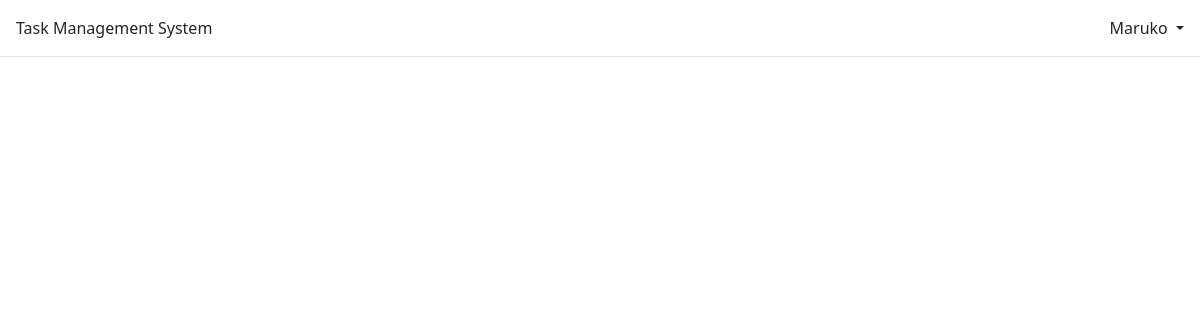
Before: /assigned_tasks/ (signed in) with the older database file.
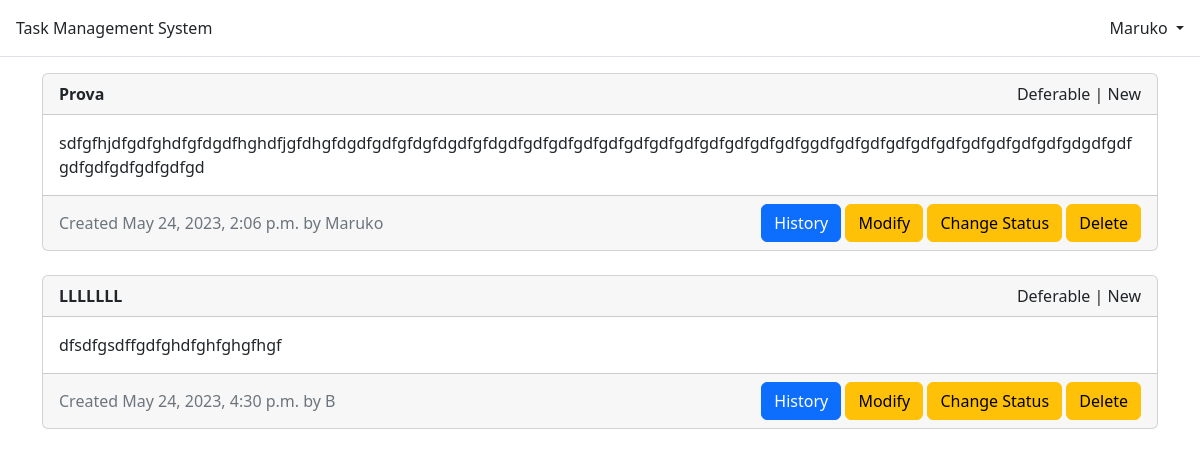
After: the same page with the newer database file.
### task/models.py (models this page shows)
class Task_assignament(models.Model):
    task_id = models.ForeignKey("Task",on_delete=models.CASCADE)
    username = models.ForeignKey(settings.AUTH_USER_MODEL,on_delete=models.CASCADE)
    class Meta:
        db_table = 'tms_task_assignament'

class Task(models.Model):
    class Task_status(models.TextChoices):
        NEW = "N", _("New")
        ONGOING = "O", _("Ongoing")
        WAITING = "W", _("Waiting")
        FINISHED = "F", _("Finished")
        REMOVED = "R", _("Removed")
    class Task_priority(models.TextChoices):
        DEFERABLE = "D", _("Deferable")
        MODERATE = "M", _("Moderate")
        URGENT = "U", _("Urgent")
    task_id = models.AutoField(primary_key=True)
    title = models.CharField(max_length=80)
    description = models.CharField(max_length=500)
    created = models.DateTimeField(auto_now_add=True)
    last_modified = models.DateTimeField(auto_now=True)
    status = models.CharField(max_length=1,choices=Task_status.choices,default=Task_status.NEW)
    priority = models.CharField(max_length=1,choices=Task_priority.choices,default=Task_priority.DEFERABLE)
    created_by = models.ForeignKey(settings.AUTH_USER_MODEL,on_delete=models.CASCADE)
    repo_id = models.ForeignKey("repository.Repository",on_delete=models.CASCADE)
    class Meta:
        db_table = 'tms_task'

### task/views.py (the view)
# urls.py: path("assigned_tasks/", views.AssignedTasksListView.as_view(), name="list_assigned_tasks"), #new
class AssignedTasksListView(ListView):
    model = Task_assignament
    template_name = "list_assigned_tasks.html"
    context_object_name = "task_list"
    def get_queryset(self):
        return Task_assignament.objects.all().filter(username__exact=self.request.user)
    def get(self, request: HttpRequest, *args: any, **kwargs: any) -> HttpResponse:
        if not request.user.is_authenticated:
            return redirect("home")
        return super().get(request, *args, **kwargs)

### templates/list_assigned_tasks.html (shortened to what this page needs)
{% extends "base.html" %}
{% block content %}
{% if user.is_authenticated %}
{% for task in task_list %}
<div class="card">
  <div class="d-inline-flex card-header align-items-center justify-content-between">
    <div class="text-start">
      <span class="fw-bold"> {{ task.task_id.title }} </span>
    </div>
    <div class="text-end">
      <span>{{ task.task_id.get_priority_display }} | {{ task.task_id.get_status_display }}</span>
    </div>
  </div>
  <div class="card-body">
    {{ task.task_id.description }}
  </div>
  <div class="d-inline-flex card-footer text-center text-muted align-items-center justify-content-between">
    <div class="text-start">
      <span>Created {{ task.task_id.created }} by {{ task.task_id.created_by }}</span>
    </div>
    <div class="text-end">
      <a class="btn btn-primary" href="" role="button">History</a>
      <a class="btn btn-warning" href="{% url 'task_edit' task.task_id.repo_id.repo_id task.task_id.repo_id.name task.task_id.task_id %}" role="button">Modify</a>
      <a class="btn btn-warning" href="{% url 'task_status' task.task_id.repo_id.repo_id task.task_id.repo_id.name task.task_id.task_id %}" role="button">Change Status</a>
      <a class="btn btn-warning" href="{% url 'task_delete' task.task_id.repo_id.repo_id task.task_id.repo_id.name task.task_id.task_id %}" role="button">Delete</a>
    </div>
  </div>
</div>
<br />
{% endfor %}
{% endif %}
{% endblock content %}

### templates/base.html (shortened to what this page needs)
<!DOCTYPE html>
<html>
<head>
  <link href="https://cdn.jsdelivr.net/npm/bootstrap@5.2.3/dist/css/bootstrap.min.css" rel="stylesheet"
>
</head>
<body>
  <header class="p-3 mb-3 border-bottom">
    <div class="d-flex flex-wrap align-items-center justify-content-between">
      <a class="navbar-brand" href="{% url 'home' %}">Task Management System</a>
      {% if user.is_authenticated %}
      <div class="dropdown justify-content-end">
        <a href="#" class="d-block link-dark text-decoration-none dropdown-toggle" id="dropdownUser1"
          data-bs-toggle="dropdown" aria-expanded="false">
          {{ user.username }}
        </a>
      </div>
      {% else %}
      <div class="justify-content-end">
        <a href="{% url 'login' %}" class="btn btn-outline-primary me-2">
          Log In</a>
        <a href="{% url 'signup' %}" class="btn btn-primary">Sign Up</a>
      </div>
      {% endif %}
    </div>
  </header>
  <main>
    <div class="container">
      {% block content %}
      {% endblock content %}
    </div>
  </main>
</body>
</html>

Changed rows visible on the page:
added Task_assignament: task_id "Prova", task_id.priority "Deferable", task_id.status "New", task_id.description "sdfgfhjdfgdfghdfgfdgdfhghdfjgfdhgfdgdfgdfgfdgfdgdfgfdgdfgdfgdfgdfgdfgdfgdfgdfgdfgdfgdfgdfggdfgdfgdfgdfgdfgdfgdfgdfgdfgdfgdgdfgdfgdfgdfgdfgdfgdfgd", task_id.created "May 24, 2023, 2:06 p.m.", task_id.created_by "Maruko"
added Task_assignament: task_id "LLLLLLL", task_id.priority "Deferable", task_id.status "New", task_id.description "dfsdfgsdffgdfghdfghfghgfhgf", task_id.created "May 24, 2023, 4:30 p.m.", task_id.created_by "B"
